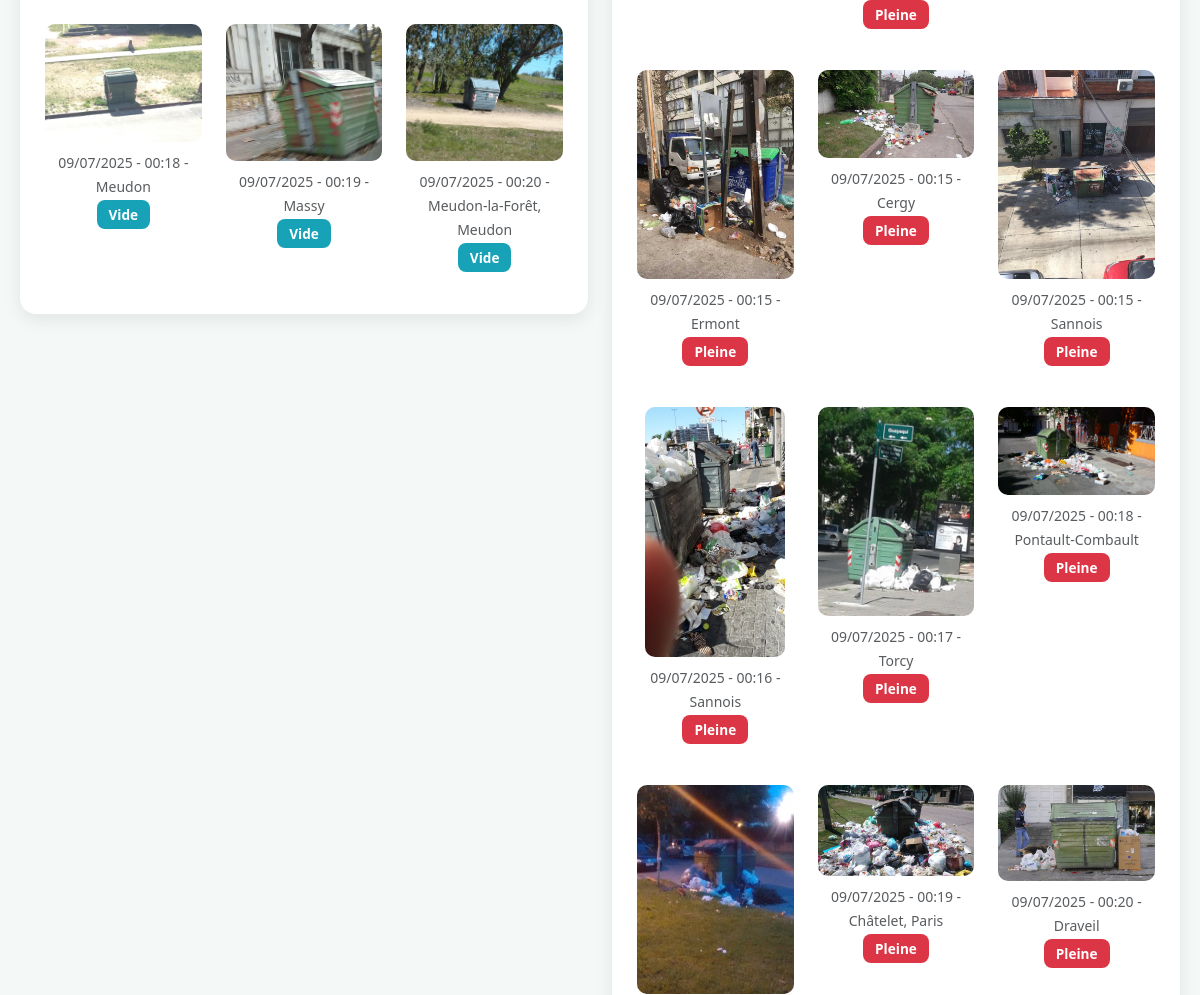
The app's page /images (middle part), older data.
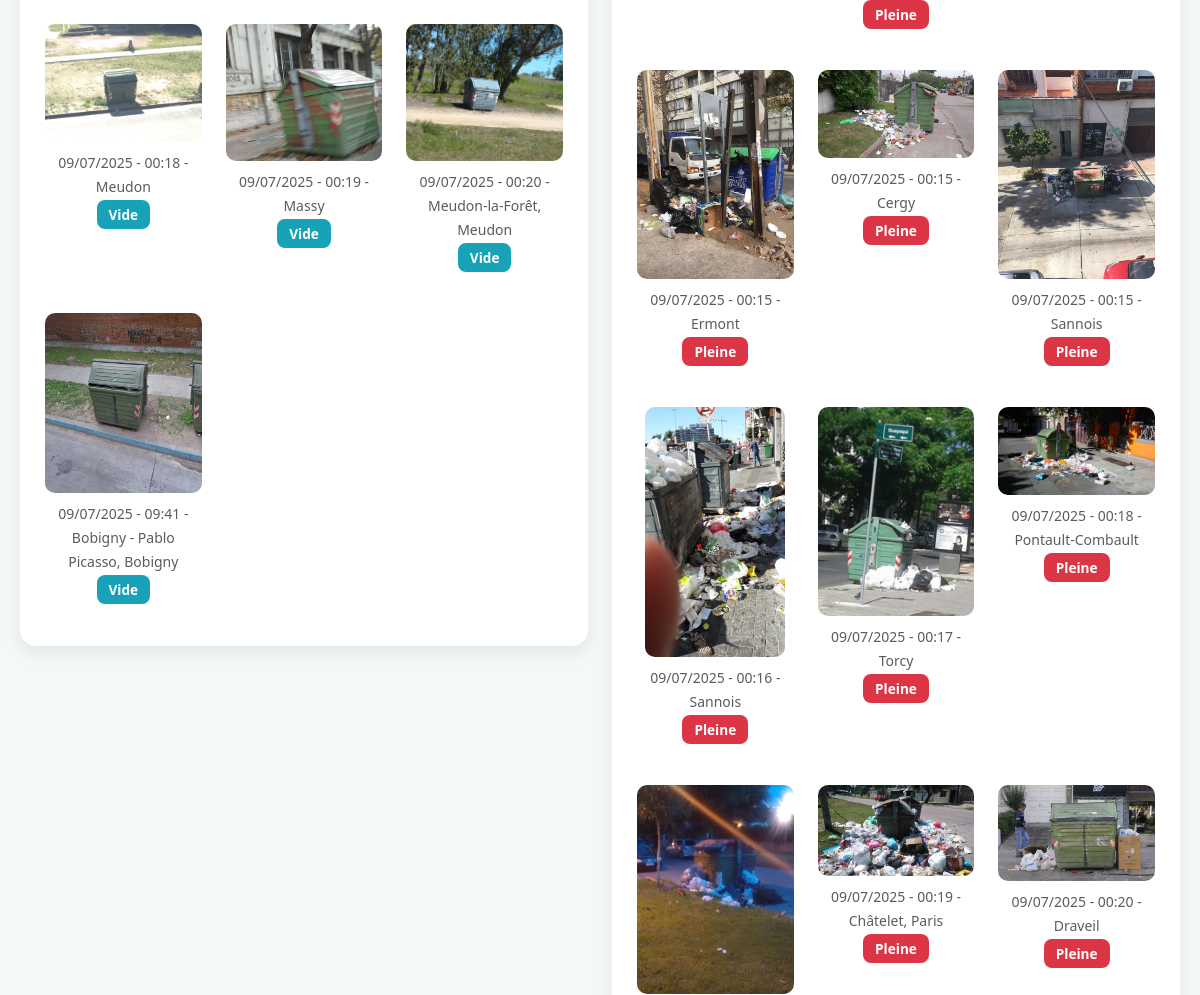
The same page, newer data.
### tables this page shows
CREATE TABLE images (
    id INTEGER PRIMARY KEY AUTOINCREMENT,
    nom_fichier TEXT,
    chemin TEXT,
    date_upload TIMESTAMP,
    localisation TEXT,
    latitude REAL,
    longitude REAL,
    taille_fichier_Ko REAL,
    largeur INTEGER,
    hauteur INTEGER,
    moyenne_R REAL,
    moyenne_V REAL,
    moyenne_B REAL,
    luminosite REAL,
    ecart_type_gris REAL,
    contraste REAL,
    ecart_type_histogramme REAL,
    densite_contours REAL,
    taille_par_contours REAL,
    prediction TEXT
, correction INTEGER DEFAULT 0);

### backend/app.py (the view)
@app.route("/images")
def images():
    db_path = os.path.join(BASE_DIR, "..", "database", "TrashUP_images.db")
    images = []
    try:
        conn = sqlite3.connect(db_path)
        cursor = conn.cursor()
        cursor.execute("""
            SELECT nom_fichier, date_upload, prediction, localisation,
                   taille_fichier_Ko, largeur, hauteur,
                   moyenne_R, moyenne_V, moyenne_B,
                   luminosite, contraste, densite_contours
            FROM images
        """)
        rows = cursor.fetchall()
        for row in rows:
            (nom_fichier, date_upload, prediction, localisation,
             taille_ko, largeur, hauteur,
             moyenne_r, moyenne_v, moyenne_b,
             luminosite, contraste, densite_contours) = row
            if prediction == "dirty":
                pred_label = "pleine"
            elif prediction == "clean":
                pred_label = "vide"
            else:
                pred_label = "inconnue"
            try:
                date_obj = datetime.strptime(date_upload, "%Y-%m-%dT%H:%M:%S.%f")
            except Exception:
                date_obj = None
            images.append({
                "filename": nom_fichier,
                "date": date_obj,
                "prediction": pred_label,
                "localisation": localisation,
                "taille_fichier_Ko": round(float(taille_ko), 2) if taille_ko and isinstance(taille_ko, (int, float)) else 0,
                "largeur": int(largeur) if largeur else 0,
                "hauteur": int(hauteur) if hauteur else 0,
                "moyenne_R": int(moyenne_r) if moyenne_r else 0,
                "moyenne_V": int(moyenne_v) if moyenne_v else 0,
                "moyenne_B": int(moyenne_b) if moyenne_b else 0,
                "luminosite": round(float(luminosite), 1) if isinstance(luminosite, (int, float)) else 0,
                "contraste": round(float(contraste), 2) if isinstance(contraste, (int, float)) else 0,
                "densite_contours": round(float(densite_contours), 4) if isinstance(densite_contours, (int, float)) else 0
            })
        conn.close()
    except Exception as e:
        return f"<pre>Erreur de lecture de la base : {e}</pre>", 500
    return render_template("images.html", images=images)

### backend/templates/images.html (shortened to what this page needs)
<!DOCTYPE html>
<html lang="fr">
<head>
  <link href="https://cdn.jsdelivr.net/npm/bootstrap@5.3.0/dist/css/bootstrap.min.css" rel="stylesheet">
</head>
<body>
<main>
  <div class="row g-4">
    <div class="col-12 col-lg-6">
      <div class="image-column text-center">
        <div class="row row-cols-1 row-cols-md-3 g-4">
          {% for img in images if img.prediction == 'vide' %}
          <div class="col">
            <div class="image-card" onclick='showDetails({{ img | tojson | safe }})'>
              <img src="{{ url_for('static', filename='uploads/' + img.filename) }}" alt="Poubelle vide">
              <div class="mt-2">
                <small class="text-muted">{{ img.date.strftime('%d/%m/%Y - %H:%M') if img.date else "Date inconnue" }} - {{ img.localisation or "Localisation inconnue" }}</small>
                <div class="mt-1"><span class="tag vide">Vide</span></div>
              </div>
            </div>
          </div>
          {% endfor %}
        </div>
      </div>
    </div>
    <div class="col-12 col-lg-6">
      <div class="image-column text-center">
        <div class="row row-cols-1 row-cols-md-3 g-4">
          {% for img in images if img.prediction == 'pleine' %}
          <div class="col">
            <div class="image-card" onclick='showDetails({{ img | tojson | safe }})'>
              <img src="{{ url_for('static', filename='uploads/' + img.filename) }}" alt="Poubelle pleine">
              <div class="mt-2">
                <small class="text-muted">{{ img.date.strftime('%d/%m/%Y - %H:%M') if img.date else "Date inconnue" }} - {{ img.localisation or "Localisation inconnue" }}</small>
                <div class="mt-1"><span class="tag pleine">Pleine</span></div>
              </div>
            </div>
          </div>
          {% endfor %}
        </div>
      </div>
    </div>
  </div>
</main>
</body>
</html>

### backend/templates/images.html (style rules this page uses)
html, body { height: 100%; margin: 0; font-family: 'Segoe UI', sans-serif; background-color: #f4f9f7; display: flex; flex-direction: column; }
main { flex: 1; padding: 40px 20px; max-width: 1400px; margin: auto; }
.image-column { background-color: #fff; border-radius: 16px; padding: 25px; box-shadow: 0 6px 18px rgba(0, 0, 0, 0.08); }
.image-card { margin-bottom: 20px; cursor: pointer; transition: transform 0.2s ease; }
.image-card img { max-width: 100%; border-radius: 10px; }
.tag { padding: 5px 12px; font-size: 0.85rem; border-radius: 8px; color: white; font-weight: bold; }
.tag.vide { background-color: #17a2b8; }
.tag.pleine { background-color: #dc3545; }

Row changes from the older to the newer data that the page shows:
added images: nom_fichier (picture), date "09/07/2025 - 09:41", localisation "Bobigny - Pablo Picasso, Bobigny"
